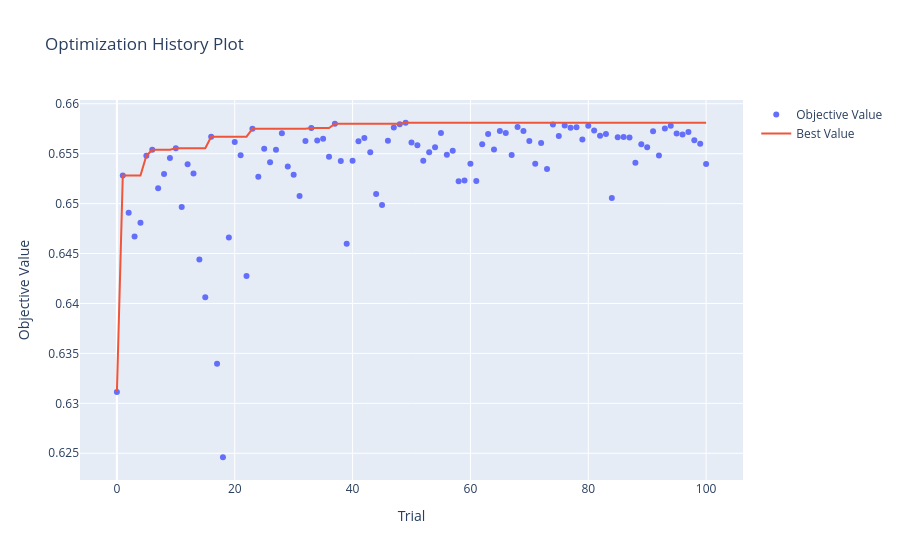

Notebook source saved alongside this figure:
### Markdown cell above
## Hyperparameter Tuning with Optuna

Searches XGBoost hyperparameters against the same walk-forward AUC used for window selection, so tuning and window choice are evaluated the same way.

### Code cell
# 1) Optuna study maximising rolling-window AUC -- genuinely distributed:
# both this machine and the laptop's eGPU connect to the SAME study via a
# shared PostgreSQL backend, so the TPE sampler is informed by every
# completed trial from EITHER machine in real time (not two blind searches
# merged after the fact, which is what the previous version of this cell did).
import subprocess, os, time, json, inspect, tempfile

# Postgres storage comes from the environment -- credentials never live in the
# repo (a plaintext DB password used to sit right here). Desktop shell profile
# sets OPTUNA_STORAGE_URL (localhost) and OPTUNA_WORKER_STORAGE_URL (the same
# DB as reachable FROM THE LAPTOP, i.e. the desktop's LAN address). Unset
# (e.g. cloud runs) -> in-process study: same search, no cross-machine sharing.
STORAGE_URL = os.environ.get("OPTUNA_STORAGE_URL")
STUDY_NAME = f"xgb_tuning_{pd.Timestamp.now().strftime('%Y%m%d_%H%M%S')}"  # fresh study -- new data invalidates old trials
TRIAL_CAP = 100  # combined total across both machines

sampler = TPESampler(
    multivariate=True,
    n_startup_trials=20,
    seed=42
)

study = None
if STORAGE_URL:
    try:
        study = optuna.create_study(
            storage=STORAGE_URL,
            study_name=STUDY_NAME,
            sampler=sampler,
            direction="maximize",
            load_if_exists=True,
        )
    except Exception as e:
        # ponytail: Postgres configured but unreachable -- fall back to an
        # in-process study. Costs cross-machine trial sharing only.
        print(f"Postgres unreachable ({e}) -- running an in-process Optuna study instead.")
if study is None:
    if not STORAGE_URL:
        print("OPTUNA_STORAGE_URL not set -- in-process Optuna study (no laptop worker).")
    study = optuna.create_study(sampler=sampler, direction="maximize")

# Tune only on fights before the final holdout window so trial
# selection never sees the test period
tuning_df = full_ufc_selected[full_ufc_selected["date_d"] < train_end]

# --- Dispatch the laptop's eGPU (GTX 1660 SUPER) to join the SAME study ---
# ponytail: laptop is optional acceleration, never a dependency -- any
# failure below falls back to desktop-only tuning against the same study.
# Needs BOTH storage env vars: the worker connects to the desktop's Postgres
# by its LAN address. The worker driver lives in scripts/; the fold/mirror
# helpers are exported from the LIVE kernel definitions so the worker can
# never drift from the notebook's logic.
LAPTOP_HOST = "michael@10.1.1.242"
LAPTOP_KEY = os.path.expanduser("~/.ssh/laptop_g7")
REMOTE_DIR = "~/ufc_trial_worker"
WORKER_STORAGE_URL = os.environ.get("OPTUNA_WORKER_STORAGE_URL")

laptop_joined = False
if STORAGE_URL and WORKER_STORAGE_URL:
    try:
        scratch = tempfile.mkdtemp(prefix="ufc_tuning_")
        tuning_export_path = f"{scratch}/tuning_df_export.parquet"
        meta_export_path = f"{scratch}/tuning_meta.json"
        helpers_path = f"{scratch}/cell4_helpers.py"

        tuning_df.to_parquet(tuning_export_path, index=False)
        with open(meta_export_path, "w") as fh:
            json.dump({"best_train_months": int(best_train_months),
                       "best_test_months": int(best_test_months)}, fh)
        with open(helpers_path, "w") as fh:
            fh.write(
                "import numpy as np\n"
                "import pandas as pd\n"
                "from xgboost import XGBClassifier\n"
                "from sklearn.metrics import (precision_score, recall_score,\n"
                "    f1_score, accuracy_score, roc_auc_score)\n\n"
            )
            for fn in (mirror_fights, create_xgb_model,
                       train_test_windows_by_month, evaluate_cv_predictions):
                fh.write(inspect.getsource(fn) + "\n\n")

        subprocess.run(["ssh", "-i", LAPTOP_KEY, LAPTOP_HOST,
                        f"mkdir -p {REMOTE_DIR}"], check=True, timeout=15)
        subprocess.run(
            ["scp", "-i", LAPTOP_KEY, tuning_export_path, meta_export_path,
             helpers_path, "scripts/shared_study_worker.py",
             f"{LAPTOP_HOST}:{REMOTE_DIR}/"],
            check=True, timeout=120
        )

        remote_venv = "~/gpu_smoke_test_venv/bin/python"
        # rm -f: a stale done-file from a previous run would satisfy the wait
        # loop below instantly and strand a still-running worker.
        remote_cmd = (
            f"cd {REMOTE_DIR} && rm -f laptop_shared_done && "
            f"OPTUNA_STORAGE_URL='{WORKER_STORAGE_URL}' "
            f"CUDA_DEVICE_ORDER=PCI_BUS_ID setsid nohup {remote_venv} "
            f"shared_study_worker.py tuning_df_export.parquet tuning_meta.json {STUDY_NAME} {TRIAL_CAP} "
            f"cuda:1 43 laptop_shared_done < /dev/null > worker.log 2>&1 &"
        )
        # -f backgrounds the ssh client itself right after auth, before running the
        # remote command -- plain "nohup ... &" alone leaves ssh hanging waiting on
        # the channel even with output redirected (confirmed via smoke test).
        subprocess.run(["ssh", "-f", "-i", LAPTOP_KEY, LAPTOP_HOST, remote_cmd], check=True, timeout=15)
        laptop_joined = True
        print(f"Laptop eGPU joined shared study '{STUDY_NAME}' (combined cap: {TRIAL_CAP} trials)...")
    except (subprocess.CalledProcessError, subprocess.TimeoutExpired, OSError) as e:
        print(f"Laptop unreachable ({e}) -- continuing desktop-only against '{STUDY_NAME}' "
              f"(cap: {TRIAL_CAP} trials).")
else:
    print("Worker storage env vars not both set -- desktop-only tuning.")


def objective(trial):
    """Optuna objective: rolling-window cross-validated AUC.

    Suggests an XGBoost parameter set, evaluates it with the same
    monthly rolling-window scheme used for window selection, and
    returns the pooled out-of-sample AUC for Optuna to maximise.

    Parameters
    ----------
    trial : optuna.trial.Trial
        The current Optuna trial.

    Returns
    -------
    float
        Pooled test AUC across the rolling-window folds.
    """
    params = {
        "objective": "binary:logistic",
        "eval_metric": "logloss",
        "verbosity": 0,
        "random_state": 42,

        "max_depth": trial.suggest_int(
            "max_depth",
            1,
            6
        ),

        "learning_rate": trial.suggest_float(
            "learning_rate",
            0.002,
            0.05,
            log=True
        ),

        "n_estimators": trial.suggest_int(
            "n_estimators",
            400,
            1600
        ),

        "min_child_weight": trial.suggest_int(
            "min_child_weight",
            1,
            50
        ),

        "gamma": trial.suggest_float(
            "gamma",
            1e-8,
            10,
            log=True
        ),

        "subsample": trial.suggest_float(
            "subsample",
            0.6,
            1.0
        ),

        "colsample_bytree": trial.suggest_float(
            "colsample_bytree",
            0.6,
            1.0
        ),

        "reg_alpha": trial.suggest_float(
            "reg_alpha",
            1e-8,
            10,
            log=True
        ),

        "reg_lambda": trial.suggest_float(
            "reg_lambda",
            1e-8,
            10,
            log=True
        ),

        "enable_categorical": True,
        "tree_method": "hist",
        "device": DEVICE  # probed at startup; the laptop worker probes its own device
    }


    preds = train_test_windows_by_month(
        tuning_df,
        train_months=best_train_months,
        test_months=best_test_months,
        model_params=params
    )


    cv_metrics = evaluate_cv_predictions(
        preds,
        verbose=False
    )


    return cv_metrics["AUC"]


def stop_when_enough(study, trial):
    """Global stop once the SHARED study (both machines combined) hits the cap.

    A small overshoot (typically +1 trial) is possible if both machines
    check right around the boundary at the same time -- negligible at this
    scale (100 trials) and not worth extra coordination overhead to avoid.
    """
    n_complete = len([t for t in study.get_trials(deepcopy=False)
                       if t.state == TrialState.COMPLETE])
    if n_complete >= TRIAL_CAP:
        study.stop()


study.optimize(
    objective,
    n_trials=None,
    callbacks=[stop_when_enough],
)

# --- wait for the laptop worker to also see the cap and stop (only if it joined) ---
if laptop_joined:
    print("Waiting for laptop eGPU worker to finish...")
    wait_start = time.time()
    while True:
        check = subprocess.run(
            ["ssh", "-i", LAPTOP_KEY, LAPTOP_HOST, f"test -f {REMOTE_DIR}/laptop_shared_done"],
            timeout=30
        )
        if check.returncode == 0:
            break
        time.sleep(30)
        print(f"  ...still waiting ({time.time() - wait_start:.0f}s elapsed)")

completed = [t for t in study.trials if t.state == TrialState.COMPLETE]
print(f"Shared study '{STUDY_NAME}' complete: {len(completed)} trials total "
      f"(desktop + laptop combined). Best AUC: {study.best_value:.4f}")
print("Best params:", study.best_params)


fig = plot_optimization_history(study)
fig.show()

### Figure 1 — Plotly figure (JSON) as saved in the notebook; plotly's stock layout.template omitted (floating-point values rounded to 4 significant figures)
{"data": [{"mode": "markers", "name": "Objective Value", "type": "scatter", "x": [0, 1, 2, 3, 4, 5, 6, 7, 8, 9, 10, 11, 12, 13, 14, 15, 16, 17, 18, 19, 20, 21, 22, 23, 24, 25, 26, 27, 28, 29, 30, 31, 32, 33, 34, 35, 36, 37, 38, 39, 40, 41, 42, 43, 44, 45, 46, 47, 48, 49, 50, 51, 52, 53, 54, 55, 56, 57, 58, 59, 60, 61, 62, 63, 64, 65, 66, 67, 68, 69, 70, 71, 72, 73, 74, 75, 76, 77, 78, 79, 80, 81, 82, 83, 84, 85, 86, 87, 88, 89, 90, 91, 92, 93, 94, 95, 96, 97, 98, 99, 100], "y": [0.6311, 0.6528, 0.6491, 0.6467, 0.6481, 0.6548, 0.6554, 0.6515, 0.653, 0.6546, 0.6556, 0.6497, 0.654, 0.653, 0.6444, 0.6406, 0.6567, 0.634, 0.6246, 0.6466, 0.6562, 0.6549, 0.6427, 0.6575, 0.6527, 0.6555, 0.6542, 0.6554, 0.6571, 0.6537, 0.6529, 0.6508, 0.6563, 0.6576, 0.6563, 0.6565, 0.6547, 0.658, 0.6543, 0.646, 0.6543, 0.6563, 0.6566, 0.6552, 0.651, 0.6499, 0.6563, 0.6576, 0.6579, 0.6581, 0.6561, 0.6558, 0.6543, 0.6551, 0.6557, 0.6571, 0.6549, 0.6553, 0.6522, 0.6523, 0.654, 0.6523, 0.6559, 0.657, 0.6554, 0.6573, 0.6571, 0.6549, 0.6577, 0.6573, 0.6563, 0.654, 0.6561, 0.6535, 0.6579, 0.6568, 0.6578, 0.6576, 0.6576, 0.6564, 0.6578, 0.6573, 0.6568, 0.657, 0.6506, 0.6567, 0.6567, 0.6566, 0.6541, 0.656, 0.6557, 0.6572, 0.6548, 0.6575, 0.6578, 0.657, 0.6569, 0.6572, 0.6563, 0.656, 0.654]}, {"mode": "lines", "name": "Best Value", "type": "scatter", "x": [0, 1, 2, 3, 4, 5, 6, 7, 8, 9, 10, 11, 12, 13, 14, 15, 16, 17, 18, 19, 20, 21, 22, 23, 24, 25, 26, 27, 28, 29, 30, 31, 32, 33, 34, 35, 36, 37, 38, 39, 40, 41, 42, 43, 44, 45, 46, 47, 48, 49, 50, 51, 52, 53, 54, 55, 56, 57, 58, 59, 60, 61, 62, 63, 64, 65, 66, 67, 68, 69, 70, 71, 72, 73, 74, 75, 76, 77, 78, 79, 80, 81, 82, 83, 84, 85, 86, 87, 88, 89, 90, 91, 92, 93, 94, 95, 96, 97, 98, 99, 100], "y": [0.6311, 0.6528, 0.6528, 0.6528, 0.6528, 0.6548, 0.6554, 0.6554, 0.6554, 0.6554, 0.6556, 0.6556, 0.6556, 0.6556, 0.6556, 0.6556, 0.6567, 0.6567, 0.6567, 0.6567, 0.6567, 0.6567, 0.6567, 0.6575, 0.6575, 0.6575, 0.6575, 0.6575, 0.6575, 0.6575, 0.6575, 0.6575, 0.6575, 0.6576, 0.6576, 0.6576, 0.6576, 0.658, 0.658, 0.658, 0.658, 0.658, 0.658, 0.658, 0.658, 0.658, 0.658, 0.658, 0.658, 0.6581, 0.6581, 0.6581, 0.6581, 0.6581, 0.6581, 0.6581, 0.6581, 0.6581, 0.6581, 0.6581, 0.6581, 0.6581, 0.6581, 0.6581, 0.6581, 0.6581, 0.6581, 0.6581, 0.6581, 0.6581, 0.6581, 0.6581, 0.6581, 0.6581, 0.6581, 0.6581, 0.6581, 0.6581, 0.6581, 0.6581, 0.6581, 0.6581, 0.6581, 0.6581, 0.6581, 0.6581, 0.6581, 0.6581, 0.6581, 0.6581, 0.6581, 0.6581, 0.6581, 0.6581, 0.6581, 0.6581, 0.6581, 0.6581, 0.6581, 0.6581, 0.6581]}, {"marker": {"color": "#cccccc"}, "mode": "markers", "name": "Infeasible Trial", "showlegend": false, "type": "scatter", "x": [], "y": []}], "layout": {"title": {"text": "Optimization History Plot"}, "xaxis": {"title": {"text": "Trial"}}, "yaxis": {"title": {"text": "Objective Value"}}}}
